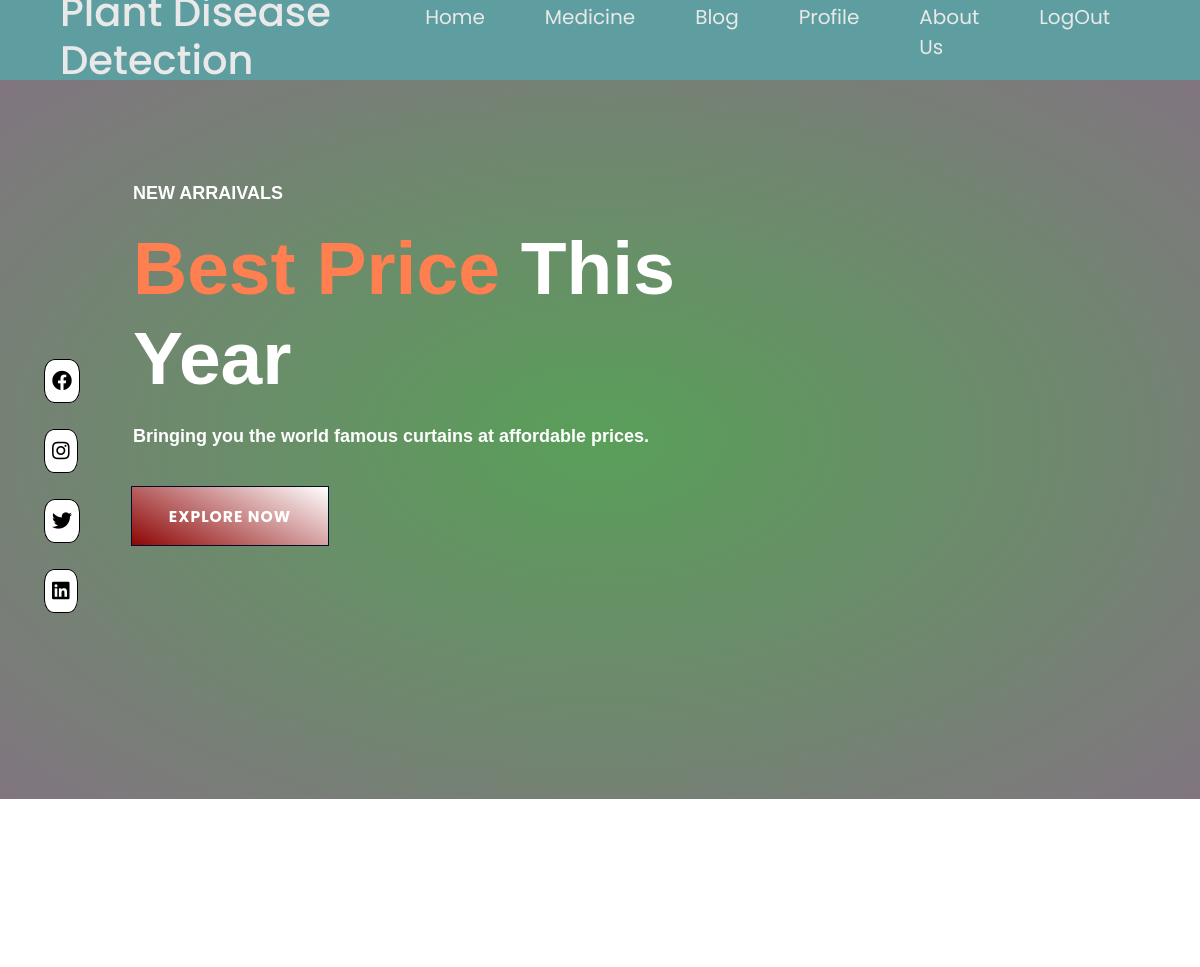
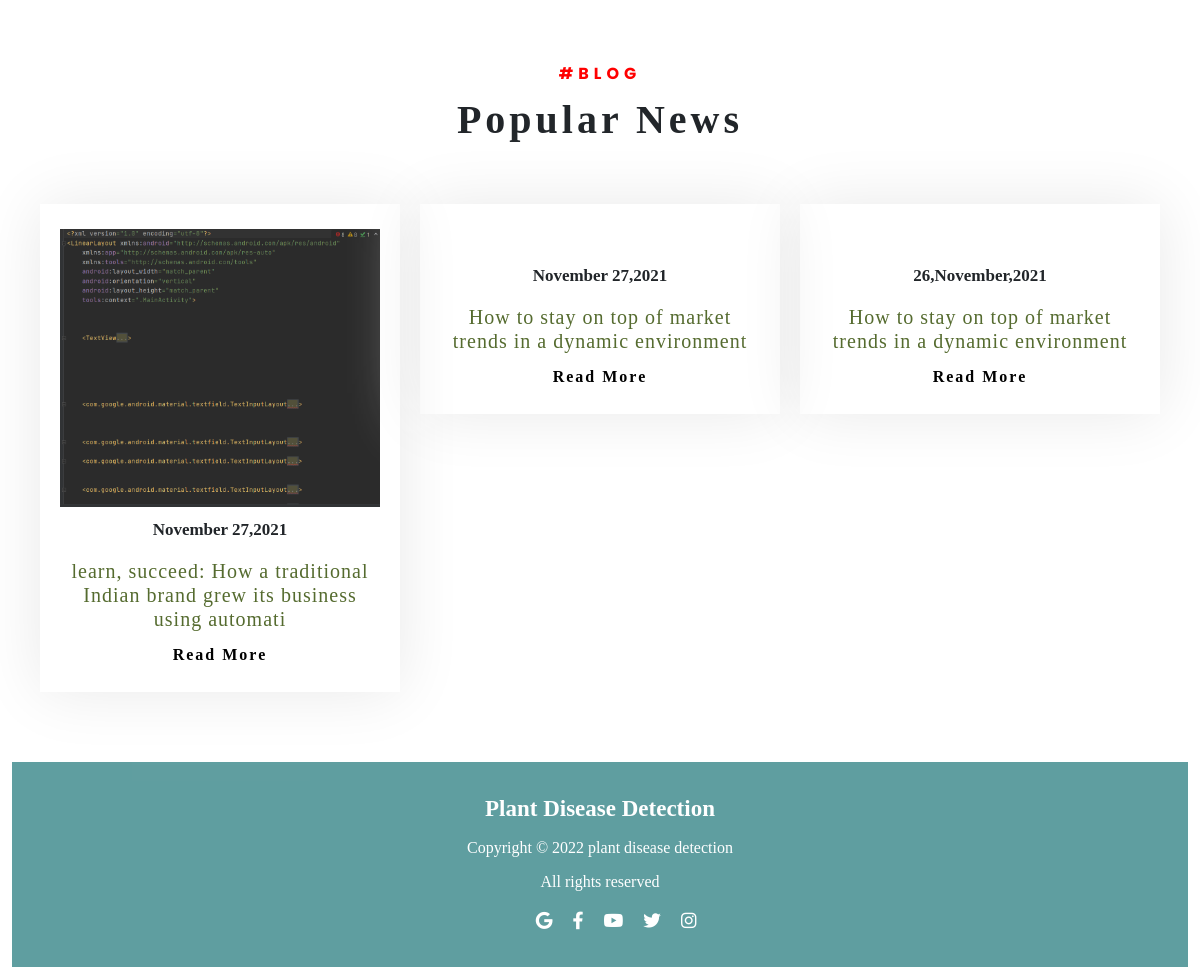
The app's page /home.php with its own data (2 pictures, top to bottom).
### tables this page shows
CREATE TABLE `post` (
  `id` int(255) NOT NULL,
  `writer` text NOT NULL,
  `date` varchar(255) NOT NULL,
  `title` varchar(500) NOT NULL,
  `description` varchar(3000) NOT NULL,
  `cate_name` int(255) NOT NULL,
  `image` varchar(255) NOT NULL,
  `user_post` int(12) NOT NULL
);

### function.php (called while the page is built, shortened)
<?php
class my_project
{
    public $conn;
    public function __construct()
    {
        $host = "localhost";
        $user = "root";
        $pass = "";
        $dbName = "my_project";
        $this->conn = mysqli_connect($host, $user, $pass, $dbName) or die("Connection Fail");
    }
    public function post_show()
    {
        $query = "SELECT * FROM `post` WHERE 1 ORDER BY id DESC;";
        return mysqli_query($this->conn, $query);
    }
}

### home.php (the view, shortened to what this page needs)
<?php
include "function.php";
$post_show_obj = new my_project();
$result1 = $post_show_obj->post_show();
?>
<!DOCTYPE html>
<html>
<head>
    <link rel="stylesheet" href="https://cdnjs.cloudflare.com/ajax/libs/font-awesome/6.2.1/css/all.min.css">
    <link rel="stylesheet" href="https://stackpath.bootstrapcdn.com/bootstrap/4.4.1/css/bootstrap.min.css">
    <link href="https://cdn.jsdelivr.net/npm/bootstrap@5.1.3/dist/css/bootstrap.min.css" rel="stylesheet">
    <link href="https://cdn.jsdelivr.net/npm/bootstrap@5.0.0-beta2/dist/css/bootstrap.min.css" rel="stylesheet">
    <link rel="stylesheet" href="https://cdnjs.cloudflare.com/ajax/libs/font-awesome/5.15.2/css/all.min.css">
</head>
<body>
    <?php include_once "nav.php";  ?>
    <section>
        <div class="container-fluid banner">
            <div class="row">
                <div class="col-xl-4  banner_left">
                    <ul>
                        <li><span><a href="#"><i class="fab fa-facebook"></i></a></span></li>
                        <li><span><a href="#"><i class="fab fa-instagram"></i></a></span></li>
                        <li><span><a href="#"><i class="fab fa-twitter"></i></a></span></li>
                        <li><span><a href="#"><i class="fab fa-linkedin"></i></a></span></li>
                    </ul>
                </div>
                <div class="col-xl-6 banner_right">
                    <div class="banner_right_bottom">
                        <p>NEW ARRAIVALS</p>
                    </div>
                    <div class="banner_right_top">
                        <h2>
                            <span>Best Price</span>
                            This Year
                        </h2>
                    </div>
                    <div class="banner_right_bottom">
                        <p>Bringing you the world famous curtains at affordable prices.</p>
                    </div>
                    <div class="button banner_right_bottom">
                        <a href="Test.php">
                            <span>Explore Now</span>
                        </a>
                    </div>
                </div>
            </div>
        </div>
    </section>
    <section>
        <div class="container">
            <div class="row">
                <div class="col-xl-12 col-lg-12 col-md-12 col-sm-12 Committee_top">
                    <span>#BLOG
                    </span>
                    <h2>Popular News</h2>
                </div>
            </div>
        </div>
    </section>
    <section>
        <div class="container news d-flex">
            <div class="row justify-content-center">
                <?php $j = 0;
                while ($row = mysqli_fetch_assoc($result1)) {
                    $j++;
                    if ($j >= 4) break; ?>
                    <div class="col-xl-4 col-lg-4 col-md-6 news_col">
                        <div class="news_col_inner">
                            <div class="news_inner">
                                <a href="./news_uniq.php?status=unique&&id=<?php echo $row['id'];   ?>"><img src="upload/<?php echo $row['image']; ?>" alt=""></a>
                            </div>
                            <div class="news_bottom">
                                <p><?php echo $row['date']; ?></p>
                                <h4>
                                    <a href="./news_uniq.php?status=unique&&id=<?php echo $row['id'];   ?>">
                                        <?php for ($i = 0; $i < min(strlen($row['title']), 80); $i++) echo $row['title'][$i]; ?>
                                    </a>
                                </h4>
                                <a class="news_bottom_a" href="./news_uniq.php?status=unique&&id=<?php echo $row['id'];   ?>">Read More</a>
                            </div>
                        </div>
                    </div>
                <?php } ?>
            </div>
        </div>
    </section>
    <?php include "footer.php";  ?>
</body>
</html>

### nav.php
<div class="menu_bar">
    <h1 class="project_name">Plant Disease Detection</h1>
    <nav>
        <ul>
            <li><a href="home.php">Home</a></li>
            <li><a href="#">Medicine</a></li>
            <li><a href="blog.php">Blog</a></li>
            <li><a href="profile.php">Profile</a></li>
            <li><a href="about_us.php">About Us</a></li>
            <li><a href="logout.php">LogOut</a></li>
        </ul>
    </nav>
</div>

### footer.php
<div class="container-fluid">
    <div class="footer" style="background:cadetblue; height: 205px;">
        <div class="footer-title" style="text-align: center; font-family: serif; font-size: 23px; color:white; padding-top: 30px;font-weight: bold;">Plant Disease Detection</div>
        <div class="footer-copyright" style="text-align:center; font-family: serif; font-size:16px; color:white; padding-top:10px">Copyright &copy; 2022 plant disease detection</div>
        <div class="footer-copyright" style="text-align:center; font-family: serif; font-size:16px; color:white; padding-top:10px">All rights reserved</div>
        <ul class="footer-social">
            <li><a href="#"><i class="fa-brands fa-google"></i></a></li>
            <li><a href="#"><i class="fa-brands fa-facebook-f"></i></a></li>
            <li><a href="#"><i class="fa-brands fa-youtube"></i></a></li>
            <li><a href="#"><i class="fa-brands fa-twitter"></i></a></li>
            <li><a href="#"><i class="fa-brands fa-instagram"></i></a></li>
        </ul>
    </div>
</div>

### records on screen
post: image (picture), date "November 27,2021", title "l", title "e", title "a", title "r", title "n", title ",", title "s", title "u", title "c", title "d", title ":", title "H", title "o", title "w", title "t", title "i", title "I", title "b", title "g", title "m"
post: date "November 27,2021", title "H", title "o", title "w", title "t", title "s", title "a", title "y", title "n", title "p", title "f", title "m", title "r", title "k", title "e", title "d", title "i", title "c", title "v"
post: date "26,November,2021", title "H", title "o", title "w", title "t", title "s", title "a", title "y", title "n", title "p", title "f", title "m", title "r", title "k", title "e", title "d", title "i", title "c", title "v"
